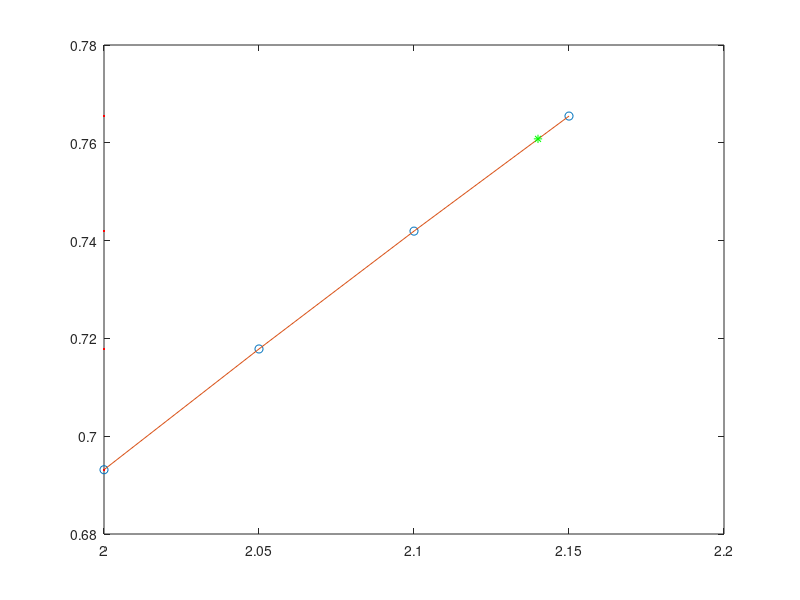

The MATLAB source for this figure:

clear
clc

#x=[-1 0 1];
#y=[4 1 -1];

x=[2:0.05:2.15];
y=log(x);
n=length(x); # tamanho do vetor
for i=1:n
   for j=1:n
     V(i, j)=x(i)^(j-1);
   end
end


V
det(V)
cond(V)

a=V\y' #se não fosse no octave usaria gauss = 1-2,5x+0,5x^2

# teste para ver se o valor da curva realmente passa pelos pontos
xx=2.14; # valor de interpolação
p=0;
for i=1:n
  p=p+a(i)*xx^(i-1);
end

p
exato=log(xx)

for i=1:n
  px(i)=0;
  for j=1:n
    px(i)=px(i)+a(j)*x(i)^(j-1);
  endfor
end

plot(x,y,'o')
grid
hold on
plot(x,px)

#criando uma tabela maior de numeros para suavizar o gráfico
x1=[min(x):0.25:max(x)];
n1=length(x1);

for i=1:n1
  px(i)=0;
  for j=1:n
    px(i)=px(i)+a(j)*x1(i)^(j-1);
  endfor
end

px
y

grid
hold on
plot(x1,px, 'r')
plot(xx,p, '*g')